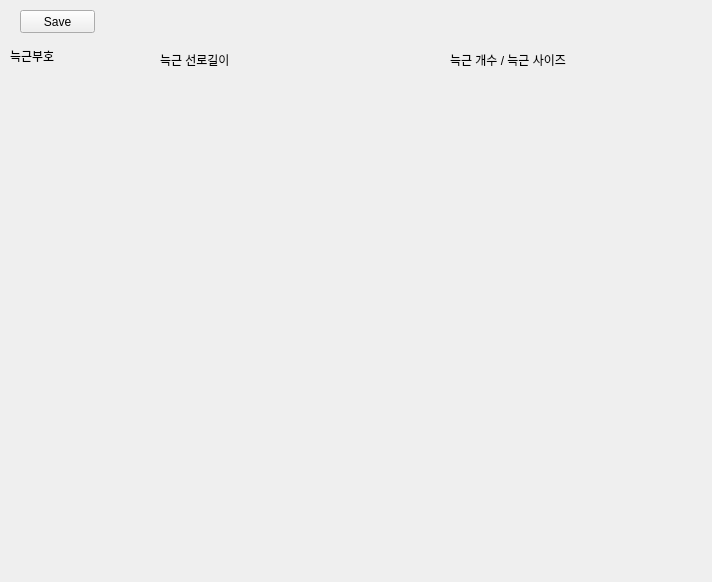
<?xml version="1.0" encoding="UTF-8"?>
<ui version="4.0">
 <class>Result</class>
 <widget class="QWidget" name="Result">
  <property name="geometry">
   <rect>
    <x>0</x>
    <y>0</y>
    <width>712</width>
    <height>582</height>
   </rect>
  </property>
  <property name="windowTitle">
   <string>Result</string>
  </property>
  <widget class="QLabel" name="Result_DB1">
   <property name="geometry">
    <rect>
     <x>10</x>
     <y>80</y>
     <width>51</width>
     <height>551</height>
    </rect>
   </property>
   <property name="text">
    <string/>
   </property>
   <property name="alignment">
    <set>Qt::AlignLeading|Qt::AlignLeft|Qt::AlignTop</set>
   </property>
   <property name="wordWrap">
    <bool>false</bool>
   </property>
  </widget>
  <widget class="QLabel" name="Result_DB2">
   <property name="geometry">
    <rect>
     <x>70</x>
     <y>80</y>
     <width>241</width>
     <height>551</height>
    </rect>
   </property>
   <property name="text">
    <string/>
   </property>
   <property name="alignment">
    <set>Qt::AlignLeading|Qt::AlignLeft|Qt::AlignTop</set>
   </property>
   <property name="wordWrap">
    <bool>false</bool>
   </property>
  </widget>
  <widget class="QLabel" name="Result_DB3">
   <property name="geometry">
    <rect>
     <x>320</x>
     <y>80</y>
     <width>381</width>
     <height>551</height>
    </rect>
   </property>
   <property name="text">
    <string/>
   </property>
   <property name="alignment">
    <set>Qt::AlignLeading|Qt::AlignLeft|Qt::AlignTop</set>
   </property>
   <property name="wordWrap">
    <bool>false</bool>
   </property>
  </widget>
  <widget class="QPushButton" name="Save">
   <property name="geometry">
    <rect>
     <x>20</x>
     <y>10</y>
     <width>75</width>
     <height>23</height>
    </rect>
   </property>
   <property name="text">
    <string>Save</string>
   </property>
  </widget>
  <widget class="QLabel" name="label">
   <property name="geometry">
    <rect>
     <x>10</x>
     <y>50</y>
     <width>56</width>
     <height>12</height>
    </rect>
   </property>
   <property name="text">
    <string>늑근부호</string>
   </property>
  </widget>
  <widget class="QLabel" name="label_2">
   <property name="geometry">
    <rect>
     <x>160</x>
     <y>50</y>
     <width>131</width>
     <height>20</height>
    </rect>
   </property>
   <property name="text">
    <string>늑근 선로길이</string>
   </property>
  </widget>
  <widget class="QLabel" name="label_3">
   <property name="geometry">
    <rect>
     <x>450</x>
     <y>50</y>
     <width>141</width>
     <height>20</height>
    </rect>
   </property>
   <property name="text">
    <string>늑근 개수 / 늑근 사이즈</string>
   </property>
  </widget>
 </widget>
 <resources/>
 <connections/>
</ui>
